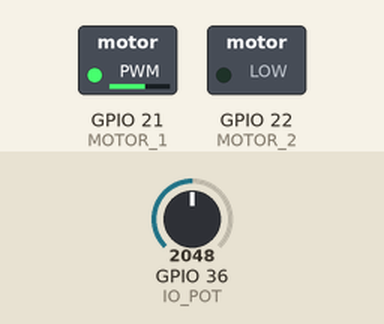
Bench run of a sketch on a simulated ESP32. Shown: switched loads named in the sketch (green lamp = pin HIGH). The test bench sets the inputs (shaded band); at power-on: GPIO 36 (IO_POT) = 2048. What the sketch prints to the serial monitor is not drawn.

Above: at 1.2 s.
1.3 s: GPIO 36 (IO_POT) set to 2866
At 1.9 s:
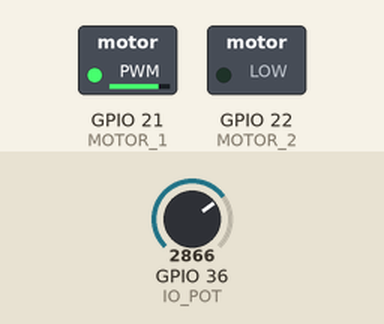
2.8 s: GPIO 36 (IO_POT) set to 1228
At 4.0 s:
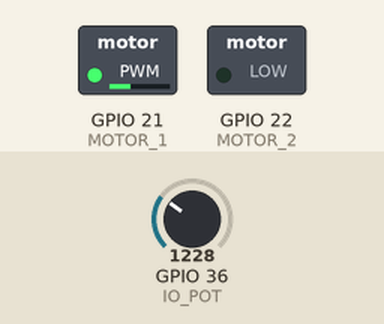
4.3 s: GPIO 36 (IO_POT) set to 491
At 5.4 s:
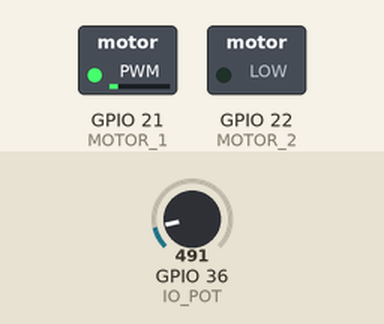
5.8 s: GPIO 36 (IO_POT) set to 0
At 6.5 s:
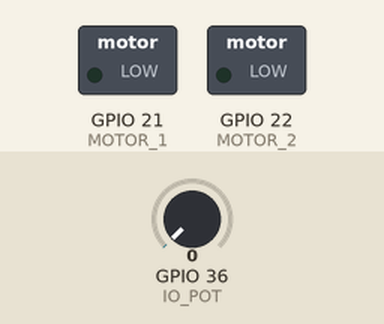
7.3 s: GPIO 36 (IO_POT) set to 2047
At 7.7 s:
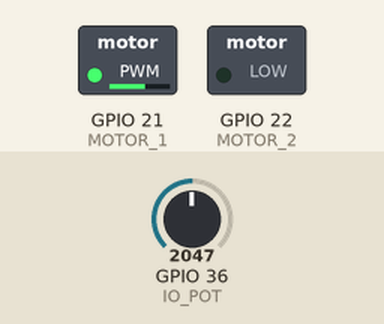
Timing chart, 0 to 9.8 s (numbered marks = the images above; inputs shaded):
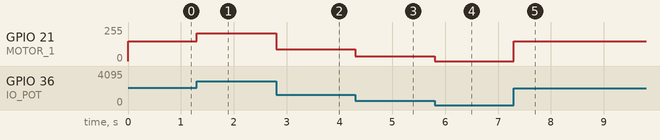

The sketch:

ESP32_Motor_Test.ino
```cpp
#define IO_POT        A0 // Motor speed potentiometer
#define MOTOR_2       22 // PWM motor driver
#define MOTOR_1       21 // PWM motor driver
#define FAULT         1 // Fault pin

//const int io_pot = A0;

void setup() {
  // put your setup code here, to run once:
  pinMode(IO_POT,INPUT);
  pinMode(MOTOR_1,OUTPUT);
  pinMode(MOTOR_2,OUTPUT);
  pinMode(FAULT,INPUT);

  Serial.begin(115200);

}

void loop() {
  int pot_raw = analogRead(IO_POT);

  int pwm_rate = map(pot_raw,0,3500,0,255);
  if(pwm_rate < 0)
  {
    pwm_rate = 0 ;
  }
  if(pwm_rate > 255) {
    pwm_rate = 255 ;
  }
  Serial.println(pwm_rate);
  //if(digitalRead(FAULT) == LOW) {
  //  Serial.println("Fault Detected!");
  //} else {
  //  Serial.println("No Fault.");
  //}
  //Serial.println("===============");
  //delay(500);

  analogWrite(MOTOR_1,pwm_rate);
  digitalWrite(MOTOR_2,LOW);

}
```

Measured:
- after the input at 1.3 s, GPIO 21 (MOTOR_1): 149/255 → 208/255 at once
- after the input at 2.8 s, GPIO 21 (MOTOR_1): 208/255 → 89/255 at once
- after the input at 4.3 s, GPIO 21 (MOTOR_1): 89/255 → 35/255 at once
- after the input at 5.8 s, GPIO 21 (MOTOR_1): 35/255 → 0/255 at once
- after the input at 7.3 s, GPIO 21 (MOTOR_1): 0/255 → 149/255 at once
